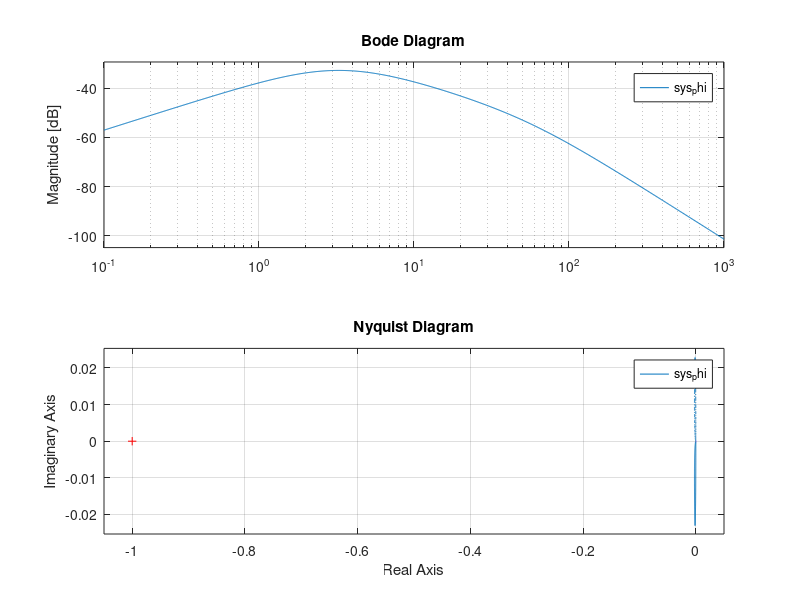

Here is the MATLAB script that generated this plot:
clear
pkg load control

g=9.81
Ra=0.3
La=18e-3
k2 = km=2.518
kM = k2
k1 = ku=2.093
kU = ku

rw=0.27
mwheel = 6.6 #//mass of wheel [kg]
Town = 87.5 #///* ms */                                     /* time of speedup w/o load*/
mload = 1.08 #///* kg */                                    /* mass of load (tried to be a equally divided around the circle) */
Tload = 110 #///* ms */                                     /* time of speedup w/ load */
Iw = Town * ((mload * rw^2) / (Tload - Town))     # /* inertia of wheel */
Tm=(Iw*3*Ra)/(km*ku)
Te=(La)/(3*Ra)
rr = rv=2.3e-3
mb=0.203
rbf=30e-3
edge=30e-3
rb=sqrt(rbf^2-(edge/2)^2)
Ib=(2/5) * mb * rbf^2

% g = 9.8100
% Ra = 0.3000
% La = 0.018000
% k2 = 2.5180
% k1 = 2.0930
% rw = 0.2700
% mwheel = 6.6000
% Town = 87.500
% mload = 1.0800
% Tload = 110
% Iw = 0.3062
% Tm = 0.052287
% Te = 0.020000
% rr = 2.3000e-03
% mb = 0.2030
% rbf = 0.030000
% edge = 0.030000
% rb = 0.025981
% Ib = 7.3080e-05

% Common denominators
Den_w = Ib*Iw + mb*rb^2*Iw + mb*Ib*rw^2;
Den_z = (rw + rb)*(Ib*Iw + mb*rb^2*Iw + mb*Ib*rw^2);
 
alpha_w = (Ib*rw*mb*g) / Den_w;
beta_w = ((Ib + mb*rb^2)*(ku*kM + rv*Ra)) / (Ra*Den_w);
gamma_w = (k2*(Ib + mb*rb^2)) / (Ra*Den_w);
alpha_z = (Iw*rb^2 + Ib*rw^2) / Den_z;
beta_z = (Ib*rw*(ku*kM + Ra*rr)) / (Ra*Den_z);
gamma_z = (Ib*rw*kM) / (Ra*Den_z);
alpha_w
beta_w
gamma_w
alpha_z
beta_z
gamma_z
% alpha_w = 0.6007
% beta_w = 56.434
% gamma_w = 26.960
% alpha_z = 10.950
% beta_z = 17.906
% gamma_z = 8.5542

% Állapottér mátrixok
A = [ -beta_w   0        alpha_w;
      -beta_z   0        alpha_z;
       0        1        0 ];

B = [ gamma_w;
      gamma_z;
      0 ];

C = eye(3);   % ha minden állapotot ki akarunk vezetni
D = zeros(3,1);
#{
A =
  -56.4343         0    0.6007
  -17.9063         0   10.9501
         0    1.0000         0
B =
   26.9598
    8.5542
         0
C =
Diagonal Matrix
   1   0   0
   0   1   0
   0   0   1
D =
   0
   0
   0
#}

% Lineáris rendszer létrehozása
sys = ss(A,B,C,D);
#{
sys.a =
           x1      x2      x3
   x1  -56.43       0  0.6007
   x2  -17.91       0   10.95
   x3       0       1       0
sys.b =
          u1
   x1  26.96
   x2  8.554
   x3      0
sys.c =
       x1  x2  x3
   y1   1   0   0
   y2   0   1   0
   y3   0   0   1

sys.d =
       u1
   y1   0
   y2   0
   y3   0
Continuous-time model.
#}

polesA = eig(A)
#{
ans =
  -56.4377
   -3.2784
    3.2818
#}

% nekem csak fi2 kell
C = [0 0 1];
D = 0;
sys_phi = ss(A,B,C,D);
figure
bode(sys_phi)
grid on
title("Bode diagram - phi2 / Ua")
drawnow
pause(10)

nyquist(sys_phi)
grid on
drawnow
pause(30)

G = tf(sys_phi);
disp("Átviteli függvény:")
G
disp("Zérusok:")
z = zero(G) 
disp("Pólusok:")
p = pole(G) 

tol = 1e-9;

is_unstable = any(real(p) > tol);
is_nonmin   = any(real(z) > tol);

if is_nonmin
  disp("A rendszer NEM minimalfazisu (van RHP zerus).");
else
  disp("A rendszer minimalfazisu (nincs RHP zerus).");
end

if is_unstable
  disp("A rendszer instabil (van RHP polus).");
else
  disp("A rendszer stabil.");
end


